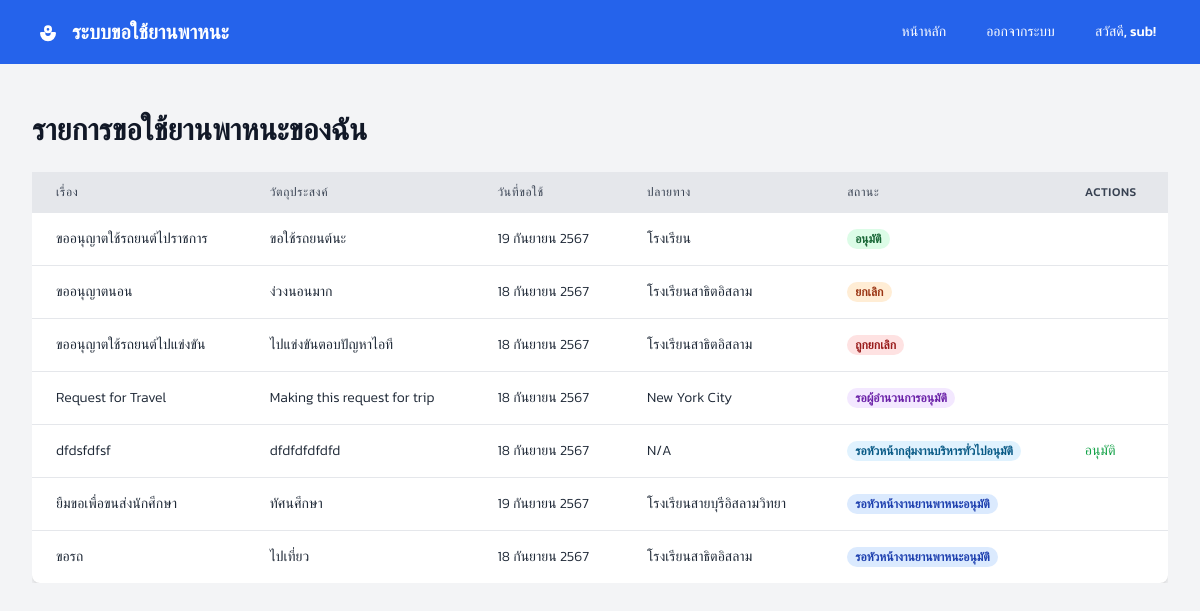
Page / (signed in) on the committed database.
### tables this page shows
CREATE TABLE `carrequests` (
  `id` int(11) NOT NULL,
  `title` varchar(255) NOT NULL,
  `first_name` varchar(255) NOT NULL,
  `last_name` varchar(255) NOT NULL,
  `position` varchar(255) NOT NULL,
  `user_id` int(11) NOT NULL,
  `car_id` int(11) DEFAULT NULL,
  `purpose` text NOT NULL,
  `request_date` date NOT NULL,
  `destination` text DEFAULT NULL,
  `subdistrict` varchar(255) DEFAULT NULL,
  `district` varchar(255) DEFAULT NULL,
  `province` varchar(255) DEFAULT NULL,
  `departure_time` timestamp NULL DEFAULT NULL,
  `return_time` timestamp NULL DEFAULT NULL,
  `manday` int(11) DEFAULT NULL,
  `driver_name` varchar(255) DEFAULT NULL,
  `oil_expense` decimal(5,2) DEFAULT NULL,
  `total_distance` decimal(6,2) DEFAULT NULL,
  `remarks` text DEFAULT NULL,
  `status_id` int(11) DEFAULT NULL,
  `created_at` timestamp NOT NULL DEFAULT current_timestamp(),
  `updated_at` timestamp NOT NULL DEFAULT current_timestamp() ON UPDATE current_timestamp(),
  `company` varchar(255) DEFAULT NULL
);

### index.php (the view, shortened to what this page needs)
<?php
require_once 'config/connect.php';
$user_role = $_SESSION['role'] ?? 'Staff';
if ($user_role === 'Staff') {
    $sql = "
        SELECT
            cr.id,
            cr.title,
            cr.purpose,
            cr.request_date,
            cr.destination,
            rs.name AS status_name
        FROM
            carrequests cr
        INNER JOIN
            requeststatus rs ON cr.status_id = rs.id
        WHERE
            cr.user_id = :user_id
        ORDER BY
            cr.created_at DESC
    ";
    $stmt = $conn->prepare($sql);
    $stmt->execute(['user_id' => $_SESSION['user_id']]);
}  else {
    $sql = "
        SELECT
            cr.id,
            cr.title,
            cr.purpose,
            cr.request_date,
            cr.destination,
            rs.name AS status_name
        FROM
            carrequests cr
        INNER JOIN
            requeststatus rs ON cr.status_id = rs.id
        ORDER BY
            cr.created_at DESC
    ";
    $stmt = $conn->prepare($sql);
    $stmt->execute();
}
$car_requests = $stmt->fetchAll(PDO::FETCH_ASSOC);
?>
<!DOCTYPE html>
<html lang="en">
<head>
	<?php include "includes/font.php"; ?>
	<script src="https://cdn.tailwindcss.com?plugins=forms"></script>
</head>
<body class="bg-gray-100">
	<?php include "includes/nav.php"; ?>
	<section class="py-12">
		<div class="max-w-7xl mx-auto px-4 sm:px-6 lg:px-8">
			<h2 class="text-3xl font-bold text-gray-900 mb-6">รายการขอใช้ยานพาหนะของฉัน</h2>
			<?php if (count($car_requests) > 0): ?>
			<div class="overflow-x-auto">
				<table class="min-w-full bg-white shadow-md rounded-lg">
					<thead>
						<tr>
							<th
								class="py-3 px-6 bg-gray-200 text-left text-xs font-medium text-gray-700 uppercase tracking-wider">
								เรื่อง</th>
							<th
								class="py-3 px-6 bg-gray-200 text-left text-xs font-medium text-gray-700 uppercase tracking-wider">
								วัตถุประสงค์</th>
							<th
								class="py-3 px-6 bg-gray-200 text-left text-xs font-medium text-gray-700 uppercase tracking-wider">
								วันที่ขอใช้</th>
							<th
								class="py-3 px-6 bg-gray-200 text-left text-xs font-medium text-gray-700 uppercase tracking-wider">
								ปลายทาง</th>
							<th
								class="py-3 px-6 bg-gray-200 text-left text-xs font-medium text-gray-700 uppercase tracking-wider">
								สถานะ</th>
							<th
								class="py-3 px-6 bg-gray-200 text-left text-xs font-medium text-gray-700 uppercase tracking-wider">
								Actions
							</th>
						</tr>
					</thead>
					<tbody>
						<?php foreach ($car_requests as $request): ?>
						<tr class="border-t">
							<td class="py-4 px-6 text-sm text-gray-800">
								<?php echo htmlspecialchars($request['title']); ?></td>
							<td class="py-4 px-6 text-sm text-gray-800">
								<?php echo htmlspecialchars($request['purpose']); ?></td>
							<td class="py-4 px-6 text-sm text-gray-800">
								<?php
                                $thai_months = [
                                    1 => 'มกราคม', 'กุมภาพันธ์', 'มีนาคม', 'เมษายน', 'พฤษภาคม', 'มิถุนายน',
                                    'กรกฎาคม', 'สิงหาคม', 'กันยายน', 'ตุลาคม', 'พฤศจิกายน', 'ธันวาคม'
                                ];
                                $date = new DateTime($request['request_date']);
                                $day = $date->format('j');
                                $month = (int)$date->format('n');
                                $year = $date->format('Y');
                                $year_be = $year + 543;
                                $formatted_date = "{$day} {$thai_months[$month]} {$year_be}";
                                echo htmlspecialchars($formatted_date);
                                ?>
							</td>
							<td class="py-4 px-6 text-sm text-gray-800">
								<?php
                                echo htmlspecialchars($request['destination'] ?? 'N/A');
                                ?></td>
							<td class="py-4 px-6 text-sm text-gray-800">
								<?php
                                            switch (strtolower($request['status_name'])) {
                                                case 'head assigned':
                                                    echo "<span class='px-2 inline-flex text-xs leading-5 font-semibold rounded-full bg-blue-100 text-blue-800'>รอหัวหน้างานยานพาหนะอนุมัติ</span>";
                                                    break;
                                                case 'supervisor approved':
                                                    echo "<span class='px-2 inline-flex text-xs leading-5 font-semibold rounded-full bg-sky-100 text-sky-800'>รอหัวหน้ากลุ่มงานบริหารทั่วไปอนุมัติ</span>";
                                                    break;
                                                case 'director approved':
                                                    echo "<span class='px-2 inline-flex text-xs leading-5 font-semibold rounded-full bg-purple-100 text-purple-800'>รอผู้อำนวนการอนุมัติ</span>";
                                                    break;
                                                case 'approved':
                                                    echo "<span class='px-2 inline-flex text-xs leading-5 font-semibold rounded-full bg-green-100 text-green-800'>อนุมัติ</span>";
                                                    break;
                                                case 'cancelled':
                                                    echo "<span class='px-2 inline-flex text-xs leading-5 font-semibold rounded-full bg-orange-100 text-orange-800'>ยกเลิก</span>";
                                                    break;
                                                case 'rejected':
                                                    echo "<span class='px-2 inline-flex text-xs leading-5 font-semibold rounded-full bg-red-100 text-red-800'>ถูกยกเลิก</span>";
                                                    break;
                                            }
                                        ?>
							</td>
							<?php if ($user_role === 'Staff'): ?>
							<td class="py-4 px-6 text-sm">
								<a href="view_request.php?id=<?php echo urlencode($request['id']); ?>"
									class="text-blue-600 hover:text-blue-900 mr-4">รายละเอียด</a>
							</td>
							<?php elseif ($user_role === 'Supervisor' && $request['status_name'] === 'Supervisor Approved'): ?>
							<td class="py-4 px-6 text-sm">
								<a href="approve.php?id=<?php echo urlencode($request['id']); ?>"
									class="text-green-600 hover:text-green-900">อนุมัติ</a>
							</td>
							<?php endif; ?>
							<?php endforeach; ?>
					</tbody>
				</table>
			</div>
			<?php else: ?>
			<p class="text-gray-700">No car rental requests found.</p>
			<?php endif; ?>
		</div>
	</section>
</body>
</html>

### rows in the picture
carrequests: title "ขออนุญาตใช้รถยนต์ไปราชการ", purpose "ขอใช้รถยนต์นะ", request_date "19 กันยายน 2567", destination "โรงเรียน", shows "อนุมัติ"
carrequests: title "ขออนุญาตนอน", purpose "ง่วงนอนมาก", request_date "18 กันยายน 2567", destination "โรงเรียนสาธิตอิสลาม", shows "ยกเลิก"
carrequests: title "ขออนุญาตใช้รถยนต์ไปแข่งขัน", purpose "ไปแข่งขันตอบปัญหาไอที", request_date "18 กันยายน 2567", destination "โรงเรียนสาธิตอิสลาม", shows "ถูกยกเลิก"
carrequests: title "Request for Travel", purpose "Making this request for trip", request_date "18 กันยายน 2567", destination "New York City", shows "รอผู้อำนวนการอนุมัติ"
carrequests: title "dfdsfdfsf", purpose "dfdfdfdfdfd", request_date "18 กันยายน 2567", destination "N/A", shows "รอหัวหน้ากลุ่มงานบริหารทั่วไปอนุมัติ"
carrequests: title "ยืมขอเพื่อขนส่งนักศีกษา", purpose "ทัศนศึกษา", request_date "19 กันยายน 2567", destination "โรงเรียนสายบุรีอิสลามวิทยา", shows "รอหัวหน้างานยานพาหนะอนุมัติ"
carrequests: title "ขอรถ", purpose "ไปเที่ยว", request_date "18 กันยายน 2567", destination "โรงเรียนสาธิตอิสลาม", shows "รอหัวหน้างานยานพาหนะอนุมัติ"

### other values in the picture
$username "sub"
